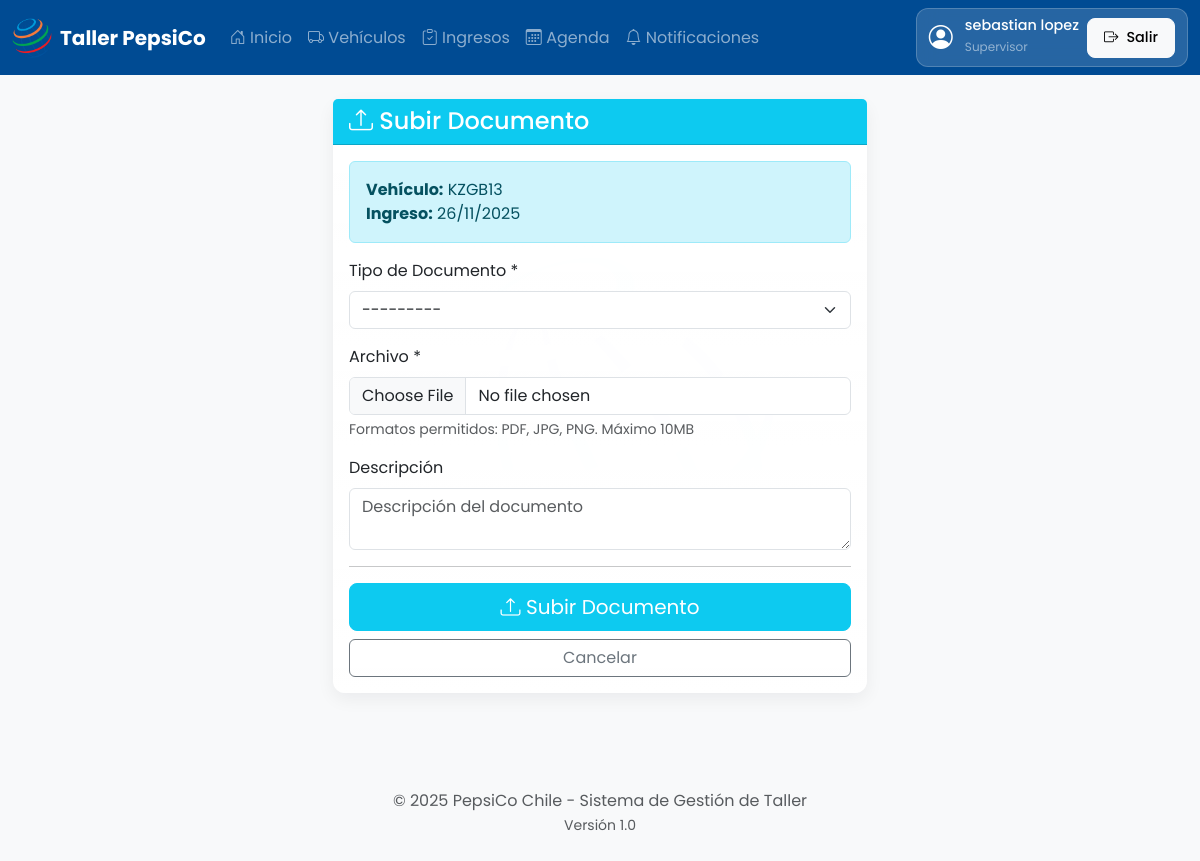
The app's page /ingresos/37/documento/subir/ (signed in) with its own data.
### usuarios/models.py (models this page shows, shortened)
class Usuario(AbstractUser):
    class Rol(models.TextChoices):
        ADMIN = 'ADMIN', 'Administrador'
        SUPERVISOR = 'SUPERVISOR', 'Supervisor'
        MECANICO = 'MECANICO', 'Mecánico'
        CHOFER = 'CHOFER', 'Chofer'
        GUARDIA = 'GUARDIA', 'Guardia'
        BODEGA = 'BODEGA', 'Bodega'
        EHS = 'EHS', 'EHS (Seguridad)'
    username = None  # Desactivar username
    email = models.EmailField('Correo electrónico', unique=True)
    nombre = models.CharField('Nombre completo', max_length=200)
    rut = models.CharField('RUT', max_length=12, unique=True)
    telefono = models.CharField('Teléfono', max_length=20, blank=True)
    rol = models.CharField('Rol', max_length=20, choices=Rol.choices, default=Rol.CHOFER)
    activo = models.BooleanField('Activo', default=True)
    fecha_creacion = models.DateTimeField('Fecha de creación', auto_now_add=True)
    objects = UsuarioManager()  # Asignar el manager personalizado
    USERNAME_FIELD = 'email'
    REQUIRED_FIELDS = ['nombre', 'rut']
    class Meta:
        verbose_name = 'Usuario'
        verbose_name_plural = 'Usuarios'
        ordering = ['nombre']

### ingresos/models.py (models this page shows, shortened)
class IngresoTaller(models.Model):
    class Estado(models.TextChoices):
        PROGRAMADO = 'PROGRAMADO', _('Programado')
        EN_PROCESO = 'EN_PROCESO', _('En Proceso')
        EN_PAUSA = 'EN_PAUSA', _('En Pausa')
        TERMINADO = 'TERMINADO', _('Terminado')
        RETIRADO = 'RETIRADO', _('Retirado')
        CANCELADO = 'CANCELADO', _('Cancelado')
    vehiculo = models.ForeignKey(
        Vehiculo,
        on_delete=models.PROTECT,
        related_name='ingresos',
        verbose_name=_('vehículo')
    )
    fecha_programada = models.DateTimeField(_('fecha programada'))
    fecha_llegada = models.DateTimeField(_('fecha de llegada'), null=True, blank=True)
    fecha_inicio = models.DateTimeField(_('fecha de inicio'), null=True, blank=True)
    fecha_termino = models.DateTimeField(_('fecha de término'), null=True, blank=True)
    estado = models.CharField(
        _('estado'),
        max_length=20,
        choices=Estado.choices,
        default=Estado.PROGRAMADO
    )
    motivo = models.TextField(_('motivo del ingreso'))
    observaciones = models.TextField(_('observaciones'), blank=True)
    repuesto_necesario = models.CharField(_('repuesto necesario'), max_length=255, blank=True)
    kilometraje_ingreso = models.PositiveIntegerField(_('kilometraje al ingreso'), null=True, blank=True)
    chofer = models.ForeignKey(
        Usuario,
        on_delete=models.SET_NULL,
        null=True,
        blank=True,
        related_name='ingresos_como_chofer',
        verbose_name=_('chofer')
    )
    supervisor = models.ForeignKey(
        Usuario,
        on_delete=models.SET_NULL,
        null=True,
        blank=True,
        related_name='ingresos_supervisados',
        verbose_name=_('supervisor')
    )
    registro_guardia = models.ForeignKey(
        'RegistroGuardia',
        on_delete=models.SET_NULL,
        null=True,
        blank=True,
        related_name='ingresos_taller',
        verbose_name=_('registro de guardia')
    )
    maquina = models.ForeignKey(
        Maquina,
        on_delete=models.SET_NULL,
        null=True,
        blank=True,
        related_name='ingresos',
        verbose_name=_('máquina asignada')
    )
    fecha_creacion = models.DateTimeField(_('fecha de creación'), auto_now_add=True)
    fecha_modificacion = models.DateTimeField(_('fecha de modificación'), auto_now=True)
    class Meta:
        verbose_name = _('ingreso al taller')
        verbose_name_plural = _('ingresos al taller')
        ordering = ['-fecha_programada']
        indexes = [
            models.Index(fields=['vehiculo', 'estado']),
            models.Index(fields=['fecha_programada']),
            models.Index(fields=['estado']),
        ]

### vehiculos/models.py (models this page shows, shortened)
class Vehiculo(models.Model):
    class TipoVehiculo(models.TextChoices):
        CAMION = 'CAMION', _('Camión')
        CAMIONETA = 'CAMIONETA', _('Camioneta')
        FURGON = 'FURGON', _('Furgón')
        OTRO = 'OTRO', _('Otro')
    patente = models.CharField(_('patente'), max_length=10, unique=True)
    marca = models.CharField(_('marca'), max_length=50)
    modelo = models.CharField(_('modelo'), max_length=50)
    año = models.PositiveIntegerField(_('año'))
    vin = models.CharField(_('VIN'), max_length=17, unique=True, blank=True, null=True)
    tipo = models.CharField(
        _('tipo de vehículo'),
        max_length=20,
        choices=TipoVehiculo.choices,
        default=TipoVehiculo.CAMION
    )
    flota = models.CharField(_('flota'), max_length=50, blank=True)
    kilometraje = models.PositiveIntegerField(_('kilometraje'), default=0)
    activo = models.BooleanField(_('activo'), default=True)
    fecha_creacion = models.DateTimeField(_('fecha de creación'), auto_now_add=True)
    fecha_modificacion = models.DateTimeField(_('fecha de modificación'), auto_now=True)
    class Meta:
        verbose_name = _('vehículo')
        verbose_name_plural = _('vehículos')
        ordering = ['patente']
        indexes = [
            models.Index(fields=['patente']),
            models.Index(fields=['activo']),
        ]

### ingresos/views.py (the view)
# urls.py: path('<int:ingreso_pk>/documento/subir/', views.documento_upload, name='documento_upload'),
@login_required
def documento_upload(request, ingreso_pk):
    ingreso = get_object_or_404(IngresoTaller, pk=ingreso_pk)
    if request.method == 'POST':
        form = DocumentoForm(request.POST, request.FILES)
        if form.is_valid():
            documento = form.save(commit=False)
            documento.ingreso = ingreso
            documento.vehiculo = ingreso.vehiculo
            documento.subido_por = request.user
            documento.nombre_original = request.FILES['archivo'].name
            documento.save()
            messages.success(request, 'Documento subido correctamente.')
            return redirect('ingreso_detail', pk=ingreso_pk)
    else:
        form = DocumentoForm()
    context = {'form': form, 'ingreso': ingreso}
    return render(request, 'ingresos/documento_upload.html', context)

### ingresos/forms.py
class DocumentoForm(forms.ModelForm):
    class Meta:
        model = Documento
        fields = ['tipo', 'archivo', 'descripcion']
        widgets = {
            'tipo': forms.Select(attrs={'class': 'form-select'}),
            'archivo': forms.FileInput(attrs={'class': 'form-control'}),
            'descripcion': forms.Textarea(attrs={'class': 'form-control', 'rows': 2, 'placeholder': 'Descripción del documento'}),
        }

### core/context_processors.py (called while the page is built)
def solicitudes_pendientes_count(request):
    solicitudes_count = 0
    vehiculos_listos_count = 0
    if request.user.is_authenticated:
        if request.user.rol == 'SUPERVISOR':
            from ingresos.models import SolicitudIngreso
            solicitudes_count = SolicitudIngreso.objects.filter(estado='PENDIENTE').count()
        elif request.user.rol == 'CHOFER':
            from ingresos.models import IngresoTaller
            vehiculos_listos_count = IngresoTaller.objects.filter(
                chofer=request.user,
                estado='TERMINADO'
            ).count()
    return {
        'solicitudes_pendientes_count': solicitudes_count,
        'vehiculos_listos_retiro_count': vehiculos_listos_count,
    }

### core/templatetags/custom_filters.py (called while the page is built)
@register.filter
def upper(value):
    try:
        return str(value).upper()
    except:
        return value

### templates/ingresos/documento_upload.html (shortened to what this page needs)
{% extends 'base.html' %}
{% block content %}
<div class="container">
    <div class="row justify-content-center">
        <div class="col-md-6">
            <div class="card card-pepsi">
                <div class="card-header bg-info text-white">
                    <h4 class="mb-0"><i class="bi bi-upload"></i> Subir Documento</h4>
                </div>
                <div class="card-body">
                    <div class="alert alert-info">
                        <strong>Vehículo:</strong> {{ ingreso.vehiculo.patente }}<br>
                        <strong>Ingreso:</strong> {{ ingreso.fecha_programada|date:"d/m/Y" }}
                    </div>
                    <form method="post" enctype="multipart/form-data">
                        <div class="mb-3">
                            <label for="{{ form.tipo.id_for_label }}" class="form-label">Tipo de Documento *</label>
                            {{ form.tipo }}
                        </div>
                        <div class="mb-3">
                            <label for="{{ form.archivo.id_for_label }}" class="form-label">Archivo *</label>
                            {{ form.archivo }}
                            <small class="text-muted d-block mt-1">Formatos permitidos: PDF, JPG, PNG. Máximo 10MB</small>
                        </div>
                        <div class="mb-3">
                            <label for="{{ form.descripcion.id_for_label }}" class="form-label">Descripción</label>
                            {{ form.descripcion }}
                        </div>
                        <hr>
                        <div class="d-grid gap-2">
                            <button type="submit" class="btn btn-info btn-lg text-white">
                                <i class="bi bi-upload"></i> Subir Documento
                            </button>
                            <a href="{% url 'ingreso_detail' ingreso.pk %}" class="btn btn-outline-secondary">
                                Cancelar
                            </a>
                        </div>
                    </form>
                </div>
            </div>
        </div>
    </div>
</div>
{% endblock %}

### templates/base.html (shortened to what this page needs)
<!DOCTYPE html>
{% load static %}
{% load custom_filters %}
<html lang="es">
<head>
    <link href="https://cdn.jsdelivr.net/npm/bootstrap@5.3.0/dist/css/bootstrap.min.css" rel="stylesheet">
    <link rel="stylesheet" href="https://cdn.jsdelivr.net/npm/bootstrap-icons@1.11.0/font/bootstrap-icons.css">
</head>
<body>
    <nav class="navbar navbar-expand-lg navbar-dark bg-pepsi-primary">
        <div class="container-fluid">
            <a class="navbar-brand d-flex align-items-center" href="{% url 'dashboard' %}">
                <img src="{% static 'img/pepsico-logo.png' %}" alt="PepsiCo" height="40" class="me-2">
                <span class="fw-bold">Taller PepsiCo</span>
            </a>
            <div class="collapse navbar-collapse" id="navbarNav">
                <ul class="navbar-nav">
                    {% if user.is_authenticated %}
                    <li class="nav-item">
                        <a class="nav-link" href="{% url 'dashboard' %}">
                            <i class="bi bi-house-door"></i> Inicio
                        </a>
                    </li>
                    {% if user.rol|upper == 'ADMIN' or user.rol|upper == 'SUPERVISOR' or user.rol|upper == 'BODEGA' or user.rol|upper == 'EHS' %}
                    <li class="nav-item">
                        <a class="nav-link" href="{% url 'vehiculos_list' %}">
                            <i class="bi bi-truck"></i> Vehículos
                        </a>
                    </li>
                    {% endif %}
                    {% if user.rol|upper != 'GUARDIA' and user.rol|upper != 'CHOFER' %}
                    <li class="nav-item">
                        <a class="nav-link" href="{% url 'ingresos_list' %}">
                            <i class="bi bi-clipboard-check"></i> Ingresos
                        </a>
                    </li>
                    {% endif %}
                    {% if user.rol|upper == 'SUPERVISOR' or user.rol|upper == 'ADMIN' %}
                    <li class="nav-item">
                        <a class="nav-link" href="{% url 'ingreso_create' %}">
                            <i class="bi bi-calendar3"></i> Agenda
                        </a>
                    </li>
                    {% elif user.rol|upper == 'GUARDIA' %}
                    <li class="nav-item">
                        <a class="nav-link" href="{% url 'guard_dashboard' %}">
                            <i class="bi bi-calendar3"></i> Agenda
                        </a>
                    </li>
                    {% endif %}
                    {% if user.rol|upper == 'SUPERVISOR' %}
                    <li class="nav-item">
                        <a class="nav-link position-relative" href="{% url 'supervisor_notificaciones' %}">
                            <i class="bi bi-bell"></i> Notificaciones
                        </a>
                    </li>
                    {% endif %}
                    {% endif %}
                </ul>
                <ul class="navbar-nav ms-auto gap-2">
                    {% if user.is_authenticated %}
                    <li class="nav-item d-flex" style="background-color: rgba(255, 255, 255, 0.15); padding: 0.5rem 0.75rem; border-radius: 12px; backdrop-filter: blur(10px); border: 1px solid rgba(255, 255, 255, 0.2); gap: 0.5rem; align-items: center;">
                        <div class="d-flex align-items-center" style="display: flex;">
                            <i class="bi bi-person-circle text-white" style="font-size: 1.5rem; margin-right: 0.75rem; flex-shrink: 0;"></i>
                            <div>
                                <div class="text-white" style="font-size: 0.9rem; font-weight: 500; line-height: 1.2;">
                                    {{ user.nombre|default:user.email }}
                                </div>
                                <small class="text-white-50" style="font-size: 0.75rem; line-height: 1;">{{ user.get_rol_display }}</small>
                            </div>
                        </div>
                        <a class="btn btn-light" href="{% url 'user_logout' %}" style="border-radius: 8px; padding: 0.5rem 1rem; font-weight: 500; font-size: 0.9rem; height: 2.5rem; display: flex; align-items: center; gap: 0.5rem; white-space: nowrap;">
                            <i class="bi bi-box-arrow-right"></i> Salir
                        </a>
                    </li>
                    {% else %}
                    <li class="nav-item">
                        <a class="nav-link" href="{% url 'account_login' %}">
                            <i class="bi bi-box-arrow-in-right"></i> Iniciar Sesión
                        </a>
                    </li>
                    {% endif %}
                </ul>
            </div>
        </div>
    </nav>
    <main class="container py-4">
        {% block content %}{% endblock %}
    </main>
    <footer class="bg-light text-center text-muted py-4 mt-5">
        <div class="container">
            <p class="mb-0">&copy; 2025 PepsiCo Chile - Sistema de Gestión de Taller</p>
            <small>Versión 1.0</small>
        </div>
    </footer>
</body>
</html>

### records on screen
Usuario: nombre "sebastian lopez", rol "Supervisor"
IngresoTaller: vehiculo.patente "KZGB13", fecha_programada "26/11/2025"
